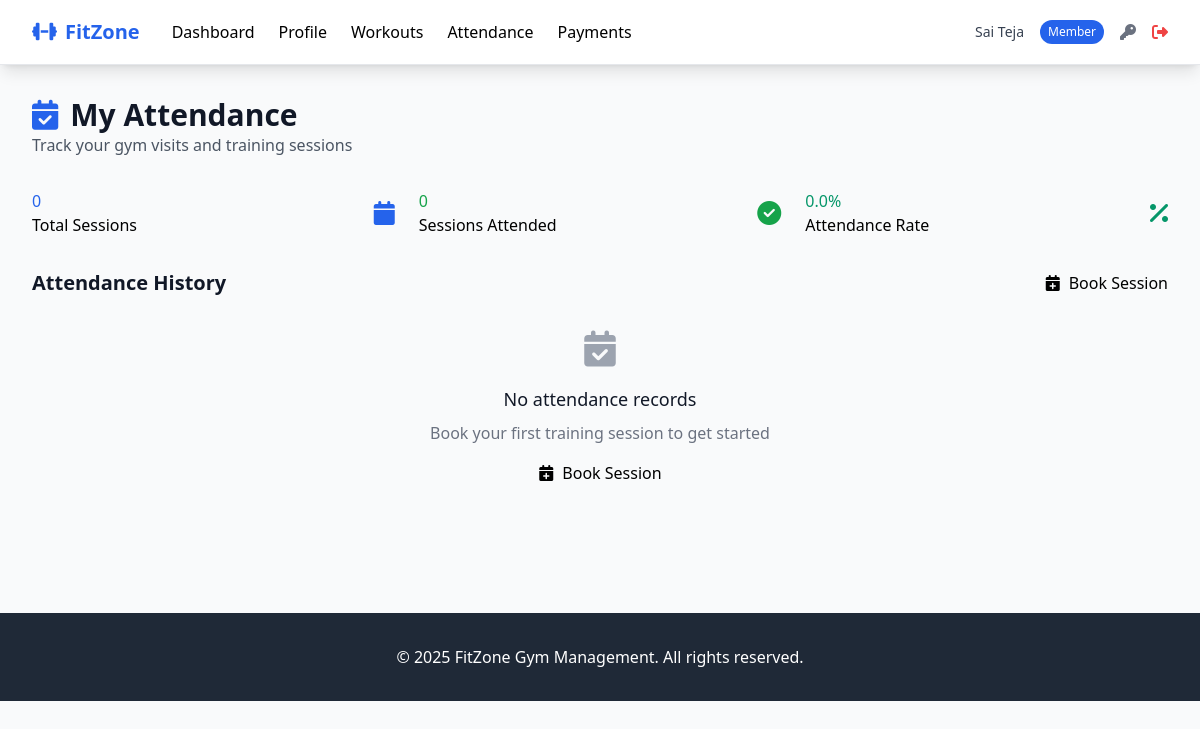
/member/attendance (signed in), run on an earlier commit of the app's database.
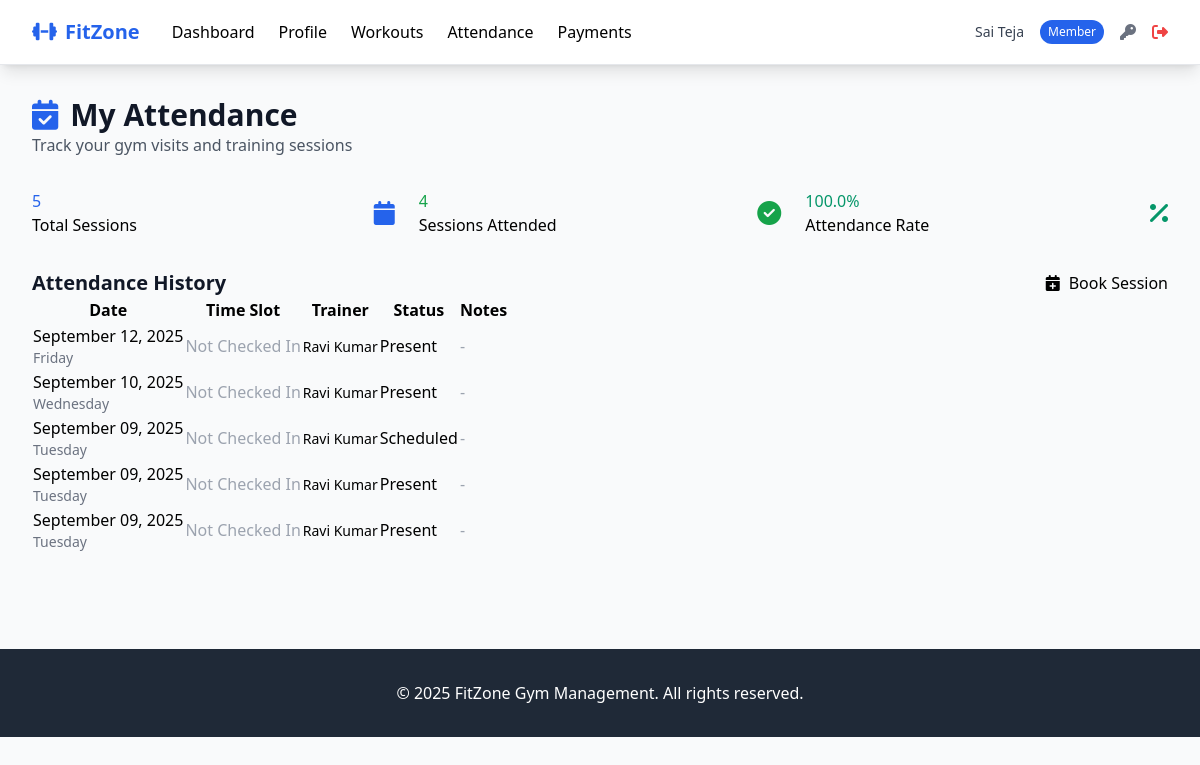
And on a later commit of the database.
### tables this page shows
CREATE TABLE attendance (
            id INTEGER PRIMARY KEY AUTOINCREMENT,
            member_id INTEGER NOT NULL,
            trainer_id INTEGER,
            check_in_time TIMESTAMP,
            check_out_time TIMESTAMP,
            date DATE NOT NULL,
            workout_type TEXT,
            notes TEXT,
            status TEXT DEFAULT 'scheduled' CHECK (status IN ('present', 'absent', 'late','scheduled')),
            created_at TIMESTAMP DEFAULT CURRENT_TIMESTAMP,
            FOREIGN KEY (member_id) REFERENCES members (id),
            FOREIGN KEY (trainer_id) REFERENCES trainers (id)
        );

### routes/member_routes.py (the view)
@member_routes_bp.route('/attendance')
@login_required
@member_required
def attendance():
    user_id = session['user_id']
    member = Member.get_by_user_id(user_id)
    attendance_records = Attendance.get_member_attendance(member.id, limit=30)
    now = datetime.now()
    for record in attendance_records:
        if record.status == "scheduled":
            try:
                check_in = record.check_in_time
                if isinstance(check_in, str):
                    check_in = Attendance._parse_datetime(check_in)
                if check_in and record.date:
                    session_datetime = datetime.combine(record.date, check_in.time())
                    if now > session_datetime:  # session already passed
                        record.status = "absent"
                        record.save()
            except Exception as e:
                current_app.logger.warning(
                    f"Auto-absent failed for record {getattr(record, 'id', 'N/A')}: {e}"
                )
    attendance_records = Attendance.get_member_attendance(member.id, limit=30)
    total_sessions = len(attendance_records)
    present_sessions = sum(1 for a in attendance_records if a.status == 'present')
    absent_sessions = sum(1 for a in attendance_records if a.status == 'absent')
    late_sessions = sum(1 for a in attendance_records if a.status == 'late')
    attendance_percentage = (present_sessions / (present_sessions + absent_sessions + late_sessions) * 100) \
                            if (present_sessions + absent_sessions + late_sessions) > 0 else 0
    return render_template(
        'member/attendance.html',
        attendance_records=attendance_records,
        total_sessions=total_sessions,
        present_sessions=present_sessions,
        absent_sessions=absent_sessions,
        late_sessions=late_sessions,
        attendance_percentage=attendance_percentage
    )

### models/attendance.py (called while the page is built, shortened)
def _parse_date(d):
    if not d or str(d).strip() == "":
        return None
    if isinstance(d, date) and not isinstance(d, datetime):
        return d
    s = str(d).strip()
    try:
        return datetime.fromisoformat(s).date()
    except Exception:
        pass

def _parse_datetime(d):
    if d is None:
        return None
    if isinstance(d, datetime):
        return d
    try:
        return datetime.fromisoformat(str(d))
    except Exception:
        try:
            return datetime.strptime(str(d), "%Y-%m-%d %H:%M:%S")
        except Exception:
            return None

def _datetimes_to_slot(check_in_iso, check_out_iso):
    def fmt(dt):
        if dt is None:
            return None
        if isinstance(dt, str):
            dt = _parse_datetime(dt)
        if not dt:
            return None
        return dt.strftime("%-I:%M %p") if hasattr(dt, "strftime") else str(dt)
    a = fmt(check_in_iso)
    b = fmt(check_out_iso)
    if a and b:
        return f"{a} - {b}"
    return a or b or None

    @classmethod
    def _db_path(cls):
        return current_app.config.get('DATABASE_PATH', 'gym_management.db')

### templates/member/attendance.html (shortened to what the changed rows need)
{% extends "base.html" %}
{% block content %}
<div class="mb-8">
    <h1 class="text-3xl font-bold text-gray-900">
        <i class="fas fa-calendar-check mr-3 text-primary"></i>My Attendance
    </h1>
</div>
<div class="grid grid-cols-1 md:grid-cols-3 gap-6 mb-8">
    <div class="stat-card">
        <div class="flex items-center justify-between">
            <div>
                <div class="stat-value text-primary">{{ total_sessions }}</div>
                <div class="stat-label">Total Sessions</div>
            </div>
        </div>
    </div>
    <div class="stat-card">
        <div class="flex items-center justify-between">
            <div>
                <div class="stat-value text-success">{{ present_sessions }}</div>
                <div class="stat-label">Sessions Attended</div>
            </div>
        </div>
    </div>
    <div class="stat-card">
        <div class="flex items-center justify-between">
            <div>
                <div class="stat-value text-secondary">{{ "%.1f"|format(attendance_percentage) }}%</div>
                <div class="stat-label">Attendance Rate</div>
            </div>
        </div>
    </div>
</div>
<div class="card">
    <div class="card-header flex justify-between items-center">
        <h2 class="text-xl font-semibold text-gray-900">Attendance History</h2>
    </div>
    <div class="card-body p-0">
        {% if attendance_records %}
        <div class="overflow-x-auto">
            <table class="table">
                <thead>
                    <tr>
                        <th>Date</th>
                        <th>Time Slot</th>
                        <th>Trainer</th>
                        <th>Status</th>
                        <th>Notes</th>
                    </tr>
                </thead>
                <tbody>
                    {% for record in attendance_records %}
                    <tr>
                        <td>
                            <div class="font-medium">{{ record.date|datetimeformat('%B %d, %Y') }}</div>
                            <div class="text-sm text-gray-500">{{ record.date|datetimeformat('%A') }}</div>
                        </td>
            <td>
    {% if record.check_in_time and record.check_out_time %}
        <span class="text-sm">
            {{ record.check_in_time|datetimeformat('%I:%M %p') }} - {{ record.check_out_time|datetimeformat('%I:%M %p') }}
        </span>
    {% elif record.check_in_time %}
        <span class="text-sm">
            {{ record.check_in_time|datetimeformat('%I:%M %p') }}
        </span>
    {% else %}
        <span class="text-gray-400">Not Checked In</span>
    {% endif %}
</td>
                        <td>
                            <span class="text-sm">{{ record.trainer_name or 'N/A' }}</span>
                        </td>
                        <td>
                            <span class="badge badge-{{ 'success' if record.status == 'present' else 'warning' if record.status == 'scheduled' else 'danger' }}">
                                {{ record.status|title }}
                            </span>
                        </td>
                        <td>
                            {% if record.notes %}
                            <span class="text-sm text-gray-600">{{ record.notes }}</span>
                            {% else %}
                            <span class="text-gray-400">-</span>
                            {% endif %}
                        </td>
                    </tr>
                    {% endfor %}
                </tbody>
            </table>
        </div>
        {% else %}
        <div class="p-8 text-center">
            <i class="fas fa-calendar-check text-gray-400 text-4xl mb-4"></i>
            <h3 class="text-lg font-medium text-gray-900 mb-2">No attendance records</h3>
            <p class="text-gray-500 mb-4">Book your first training session to get started</p>
            <a href="{{ url_for('member.schedule_session') }}" class="btn btn-primary">
                <i class="fas fa-calendar-plus mr-2"></i>Book Session
            </a>
        </div>
        {% endif %}
    </div>
</div>
{% endblock %}

What changed in the data, as far as the page shows it:
added attendance: date "September 12, 2025", date "Friday", trainer_name "Ravi Kumar", status "Present"
added attendance: date "September 10, 2025", date "Wednesday", trainer_name "Ravi Kumar", status "Present"
added attendance: date "September 09, 2025", date "Tuesday", trainer_name "Ravi Kumar", status "Scheduled"
added attendance: date "September 09, 2025", date "Tuesday", trainer_name "Ravi Kumar", status "Present"
added attendance: date "September 09, 2025", date "Tuesday", trainer_name "Ravi Kumar", status "Present"
Also different on the page:
{{ total_sessions }}: "0" → "5"
{{ present_sessions }}: "0" → "4"
{{ "%.1f"|format(attendance_percentage) }}: "0.0" → "100.0"
text no longer shown: "No attendance records Book your first training session to get started Book Session"
text now shown: "Date Time Slot Trainer Status Notes"
